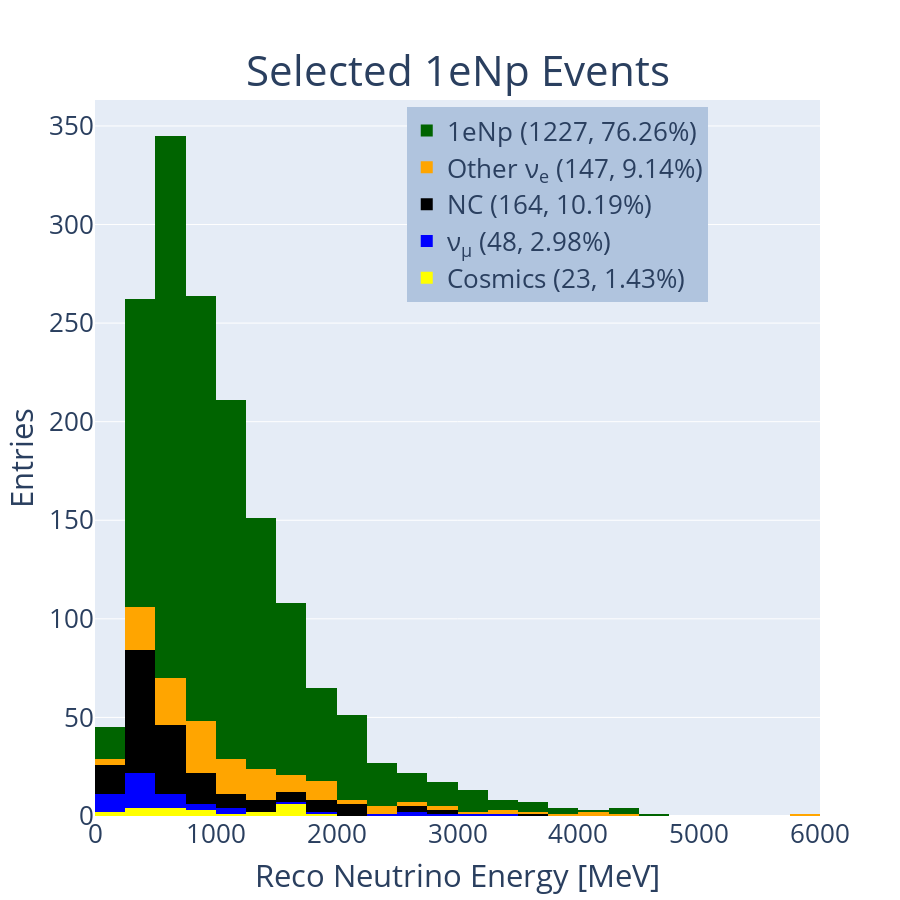

The cell this chart's notebook holds for it:
### Code cell
#hist_1d('reco_nu_energy',[0,5000],[0,5000,250],'Reco Neutrino Energy [MeV]','Selected 1e1p Events','1e1p')
hist_1d('visible_energy_reco',[0,6000],[0,6000,250],'Reco Neutrino Energy [MeV]','Selected 1eNp Events','1eNp')
#hist_1d('reco_nu_energy',[0,5000],[0,5000,100],'Reco Neutrino Energy [MeV]','Selected CC \u03BD<sub>e</sub> Inclusive Events','Nue')

### Figure 1 — Plotly figure (JSON) as saved in the notebook; plotly's stock layout.template omitted (floating-point values rounded to 4 significant figures; data arrays with more than 128 entries replaced by an {"elided": "..."} marker saying what was removed)
{"data": [{"marker": {"color": "yellow"}, "name": "Cosmics (23, 1.43%)", "type": "histogram", "x": [757.2, 724.2, 1607.0, 374.9, 999.5, 211.0, 1344.0, 862.9, 446.5, 1720.0, 533.5, 1954.0, 1655.0, 1263.0, 1641.0, 495.9, 1645.0, 300.8, 1104.0, 236.6, 1711.0, 725.6, 621.0], "xaxis": "x", "xbins": {"end": 6000, "size": 250, "start": 0}, "yaxis": "y"}, {"marker": {"color": "blue"}, "name": "ν<sub>μ</sub> (48, 2.98%)", "type": "histogram", "x": [192.3, 231.3, 380.2, 254.8, 327.7, 1239.0, 213.1, 766.2, 727.3, 256.0, 335.0, 373.0, 971.7, 385.6, 357.9, 562.5, 1044.0, 186.2, 316.8, 397.7, 3060.0, 191.3, 576.4, 612.2, 1992.0, 853.5, 170.8, 270.8, 2886.0, 462.8, 640.4, 581.4, 157.7, 2509.0, 1655.0, 2527.0, 412.9, 323.6, 391.6, 1127.0, 3381.0, 322.0, 2349.0, 567.6, 235.3, 310.3, 340.9, 212.4], "xaxis": "x", "xbins": {"end": 6000, "size": 250, "start": 0}, "yaxis": "y"}, {"marker": {"color": "black"}, "name": "NC (164, 10.19%)", "type": "histogram", "x": {"elided": "164 float values"}, "xaxis": "x", "xbins": {"end": 6000, "size": 250, "start": 0}, "yaxis": "y"}, {"marker": {"color": "purple"}, "name": "Other (0, 0.00%)", "type": "histogram", "x": [], "xaxis": "x", "xbins": {"end": 6000, "size": 250, "start": 0}, "yaxis": "y"}, {"marker": {"color": "orange"}, "name": "Other ν<sub>e</sub> (147, 9.14%)", "type": "histogram", "x": {"elided": "147 float values"}, "xaxis": "x", "xbins": {"end": 6000, "size": 250, "start": 0}, "yaxis": "y"}, {"marker": {"color": "darkgreen"}, "name": "1eNp (1227, 76.26%)", "type": "histogram", "x": {"elided": "1227 float values"}, "xaxis": "x", "xbins": {"end": 6000, "size": 250, "start": 0}, "yaxis": "y"}], "layout": {"annotations": [{"font": {"size": 46}, "showarrow": false, "text": "<span style='font-size: 42px;'>Selected 1eNp Events", "x": 0.5, "xanchor": "center", "xref": "paper", "y": 1, "yanchor": "bottom", "yref": "paper"}], "barmode": "stack", "font": {"size": 26}, "height": 900, "legend": {"bgcolor": "LightSteelBlue", "bordercolor": "Black", "x": 0.43, "xanchor": "left", "y": 0.99, "yanchor": "top"}, "showlegend": true, "width": 900, "xaxis": {"anchor": "y", "domain": [0, 1], "range": [0, 6000], "title": {"text": "Reco Neutrino Energy [MeV]"}}, "yaxis": {"anchor": "x", "domain": [0, 1], "title": {"text": "Entries"}}}}
